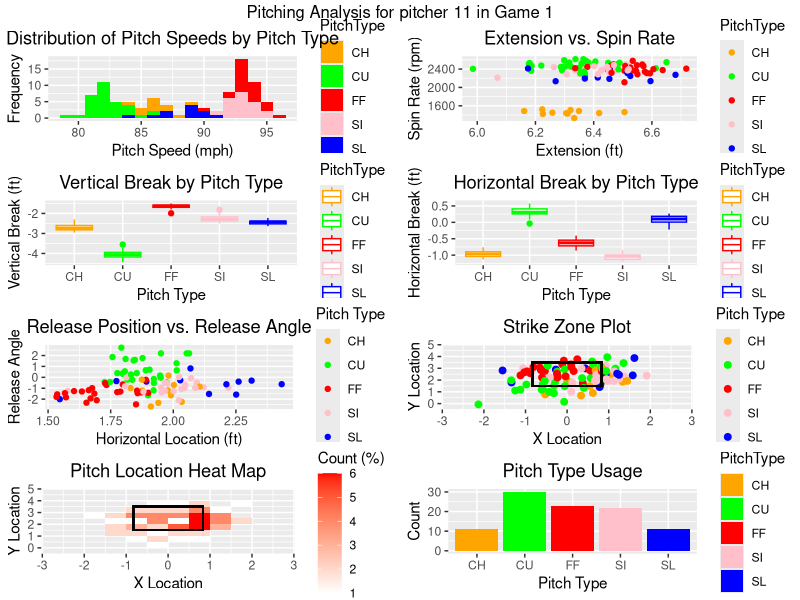
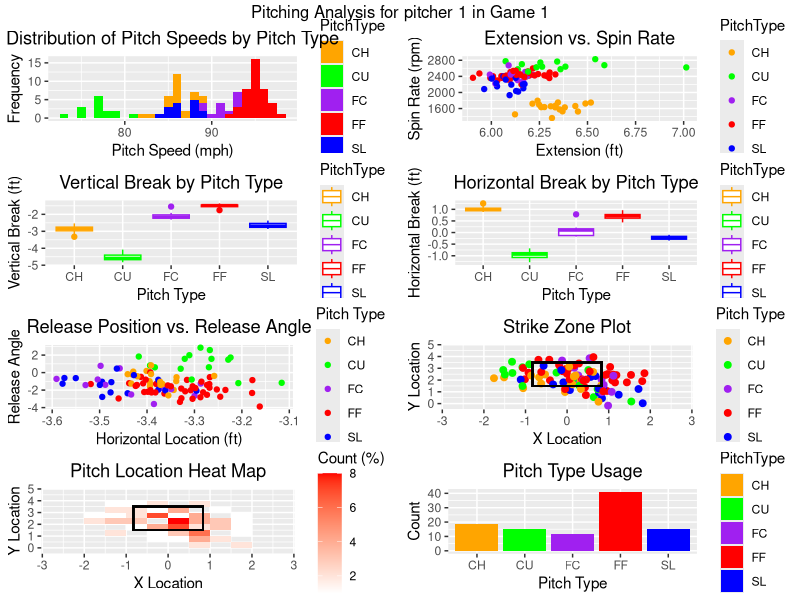
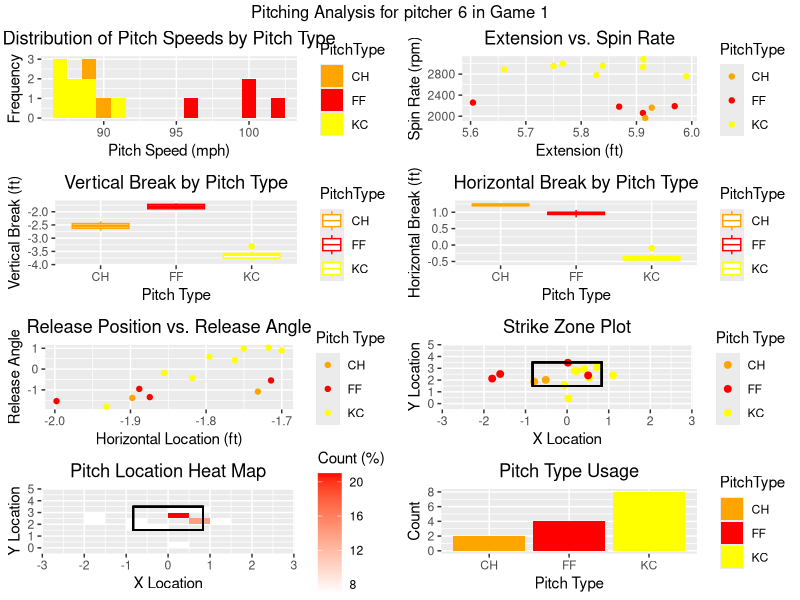
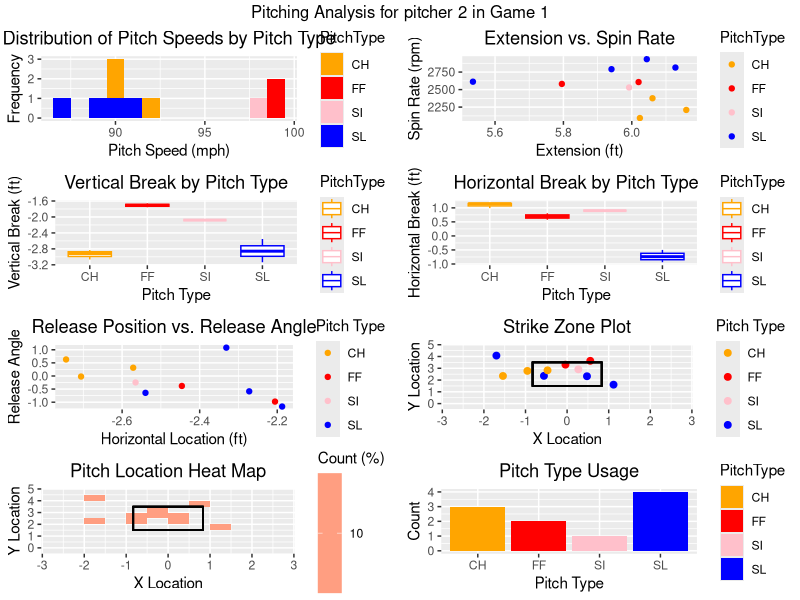
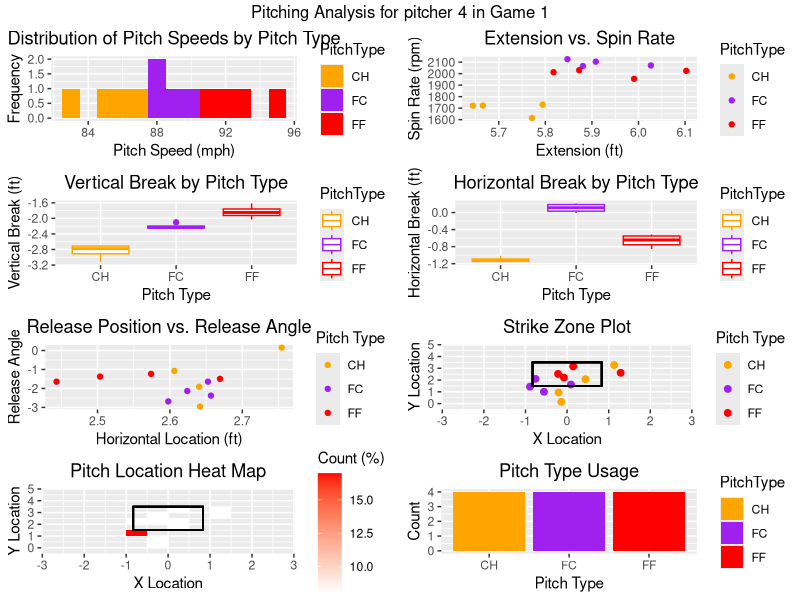
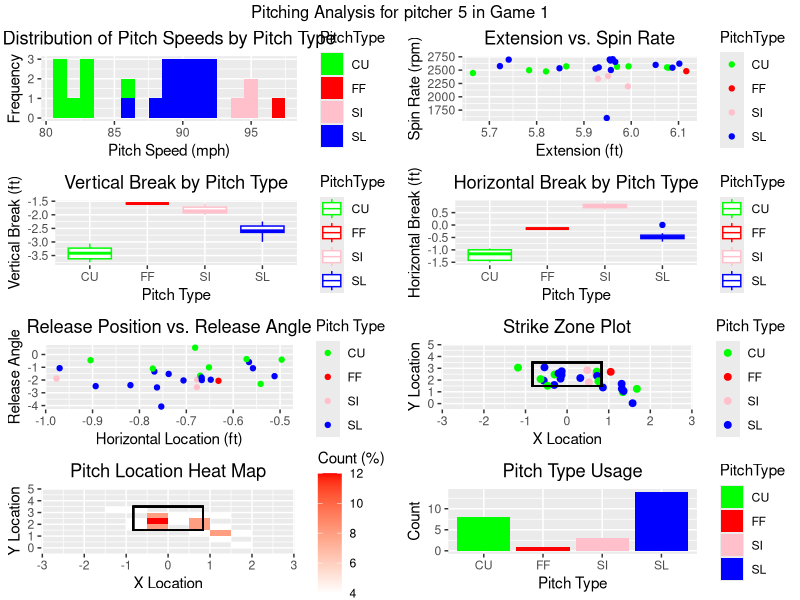
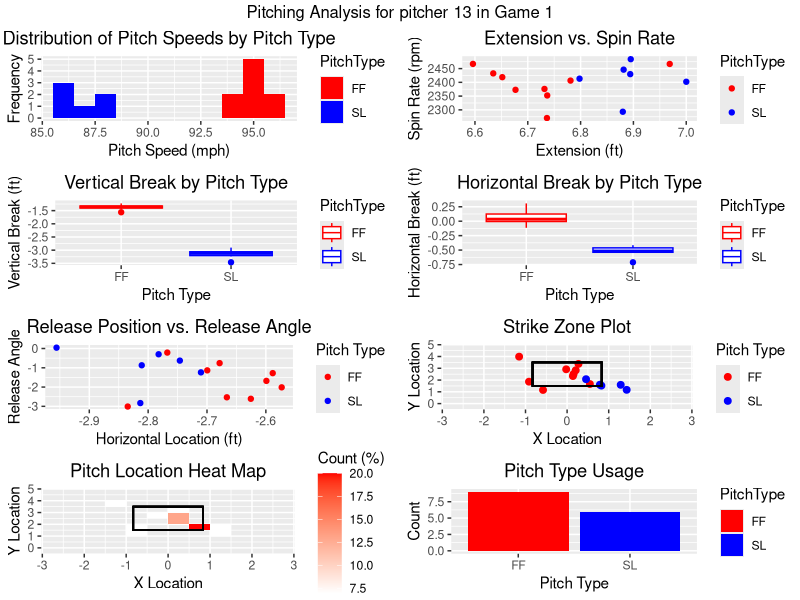
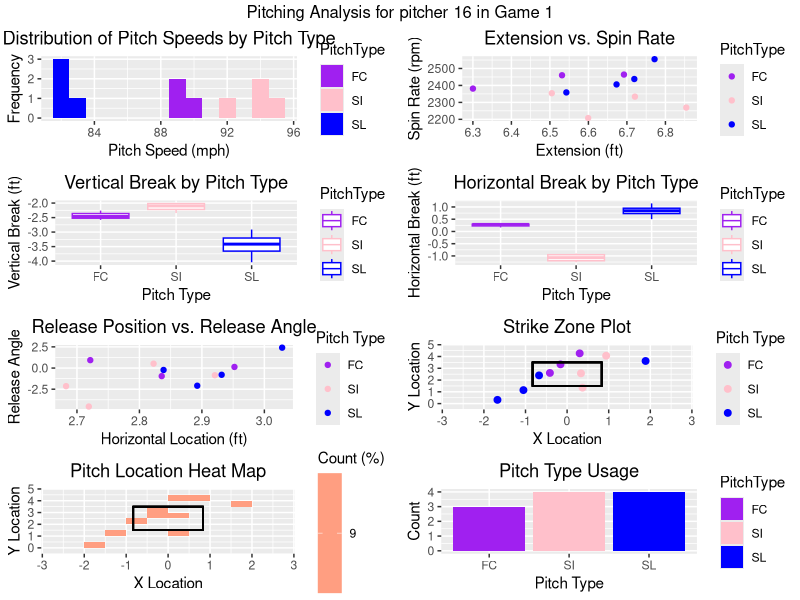

Source code (R) for these figures, in order:
# Load the required libraries
library(ggplot2)
library(gridExtra)
library(scales)

# Load the data from the provided file
pitch_data <- read.csv("AnalyticsQuestionnairePitchData.csv")
# remove rows with missing values in PitchType column
pitch_data = pitch_data[pitch_data$PitchType != "NULL", ]

# Subset for game 1
game1_data <- pitch_data[pitch_data$GamePk == 1,]

# Subset for game 2
game2_data <- pitch_data[pitch_data$GamePk == 2,]

# List of game data
game_list <- list(game1_data, game2_data)

# Define colors for each pitch type
pitch_colors <- c("FF" = "red", "SL" = "blue", "CU" = "green", "CH" = "orange",
                  "FC" = "purple", "SI" = "pink", "KC" = "yellow")

# Create a list to store the plots
plots_list <- list()

# Plot a graphs for each pitcher for each game
for (game in game_list){
  game_number <- unique(game$GamePk)
  for (pid in unique(game$PitcherId)) {
    pid_data <- game[game$PitcherId == pid, ]
    pid_data <- subset(pid_data, !is.na(PitchType))
    
    # Plot a histogram of pitch speeds
    velo_plot <- ggplot(pid_data, aes(x = ReleaseSpeed, fill = PitchType)) +
      geom_histogram(binwidth = 1) +
      scale_fill_manual(values = pitch_colors) +
      labs(title = "Distribution of Pitch Speeds by Pitch Type",
           x = "Pitch Speed (mph)",
           y = "Frequency") +
      theme(plot.title = element_text(hjust = 0.5))
    
    # Plot a graph of spin rates
    spinrate_plot <- ggplot(pid_data, aes(x = ReleaseExtension, y = ReleaseSpinRate, color = PitchType)) +
      geom_point() +
      scale_color_manual(values = pitch_colors) +
      labs(title = "Extension vs. Spin Rate",
           x = "Extension (ft)",
           y = "Spin Rate (rpm)")+
      theme(plot.title = element_text(hjust = 0.5))
    
    # Plot a graph of vertical/horizontal break
    vertical_break_plot <- ggplot(pid_data, aes(x = PitchType, y = TrajectoryVerticalBreak, color = PitchType)) +
      geom_boxplot() +
      scale_color_manual(values = pitch_colors) +
      labs(title = "Vertical Break by Pitch Type",
           x = "Pitch Type",
           y = "Vertical Break (ft)")+
      theme(plot.title = element_text(hjust = 0.5))
    
    horizontal_break_plot <- ggplot(pid_data, aes(x = PitchType, y = TrajectoryHorizontalBreak, color = PitchType)) +
      geom_boxplot() +
      scale_color_manual(values = pitch_colors) +
      labs(title = "Horizontal Break by Pitch Type",
           x = "Pitch Type",
           y = "Horizontal Break (ft)")+
      theme(plot.title = element_text(hjust = 0.5))
    
    # Plot a graph of release points
    release_plot <- ggplot(pid_data, aes(x = ReleasePositionX, y = ReleaseAngle, color = PitchType)) +
      geom_point() +
      scale_color_manual(values = pitch_colors) +
      labs(title = "Release Position vs. Release Angle",
           x = "Horizontal Location (ft)",
           y = "Release Angle",
           color = "Pitch Type")+
      theme(plot.title = element_text(hjust = 0.5))
    
    # Plot a graph of the pitch location
    strike_zone_plot <- ggplot(pid_data, aes(x = TrajectoryLocationX, y = TrajectoryLocationZ, color = PitchType)) +
      geom_point(size = 2) +
      scale_color_manual(values = pitch_colors) +
      geom_rect(aes(xmin = -0.83, xmax = 0.83, ymin = 1.5, ymax = 3.5), fill = NA, color = "black") +
      labs(title = "Strike Zone Plot",
           x = "X Location",
           y = "Y Location",
           color = "Pitch Type") +
      theme(plot.title = element_text(hjust = 0.5)) + xlim(-2.75, 2.75) + ylim(-0.25, 4.75)
    
    # Plot a pitch location heat map
    total_obs <- nrow(pid_data)
    pitch_heat_map <- ggplot(pid_data, aes(x = TrajectoryLocationX, y = TrajectoryLocationZ)) +
      geom_bin2d(binwidth = c(0.5,0.5), aes(fill = round(..count../total_obs*100))) +
      geom_rect(aes(xmin = -0.83, xmax = 0.83, ymin = 1.5, ymax = 3.5), fill = NA, color = "black") +
      scale_fill_gradient(low = "white", high = "red", name = "Count (%)") +
      labs(title = "Pitch Location Heat Map",
           x = "X Location",
           y = "Y Location",
           fill = "Count") +
      theme(plot.title = element_text(hjust = 0.5)) + xlim(-2.75, 2.75) + ylim(-0.25, 4.75)
    
    # Plot a graph of pitch type usage
    pitch_usage <- ggplot(pid_data, aes(x = PitchType, fill = PitchType)) +
      geom_bar() +
      scale_fill_manual(values = pitch_colors) +
      labs(title = "Pitch Type Usage",
           x = "Pitch Type",
           y = "Count") +
      theme(plot.title = element_text(hjust = 0.5))
    
    # Add the plots to the list of plots
    plots_list[[length(plots_list)+1]] <- velo_plot
    plots_list[[length(plots_list)+1]] <- spinrate_plot
    plots_list[[length(plots_list)+1]] <- vertical_break_plot
    plots_list[[length(plots_list)+1]] <- horizontal_break_plot
    plots_list[[length(plots_list)+1]] <- release_plot
    plots_list[[length(plots_list)+1]] <- strike_zone_plot
    plots_list[[length(plots_list)+1]] <- pitch_heat_map
    plots_list[[length(plots_list)+1]] <- pitch_usage
    
    # Combine the plots using grid.arrange()
    grid.arrange(grobs = plots_list, ncol = 1, layout_matrix = rbind(c(1,2), c(3,4), c(5,6), c(7,8)),
                 bottom = NULL, 
                 top = paste("Pitching Analysis for pitcher", pid, "in Game", game_number),
                 left = NULL, right = NULL)
    # Save the plot using ggsave()
    #ggsave("combined_plot.png", path = "C:/Users/ghunt/Downloads", width = 12, height = 8, dpi = 300)
      
    # Empty the lists
    plots_list <- list()
    
  }
}

